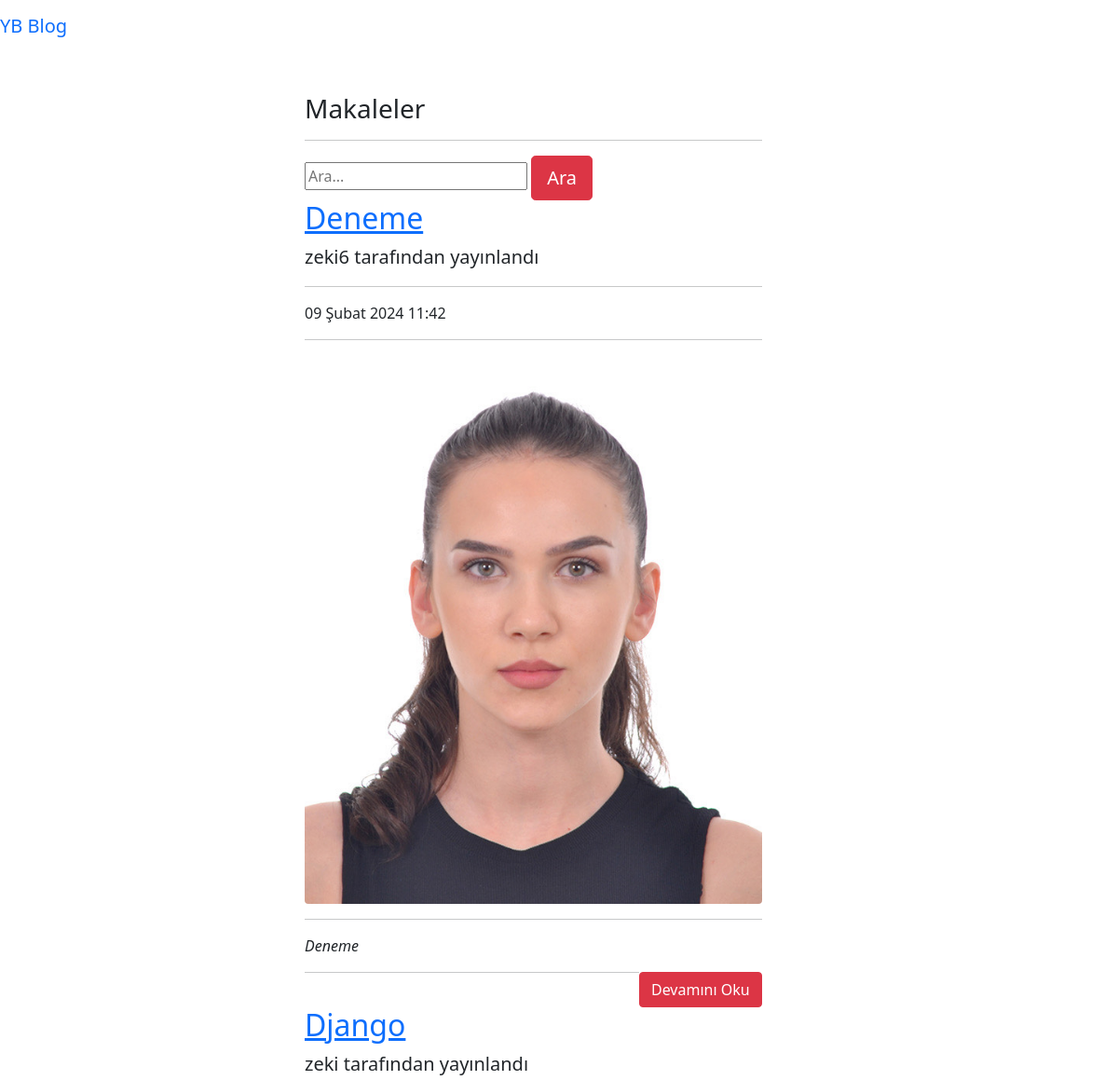
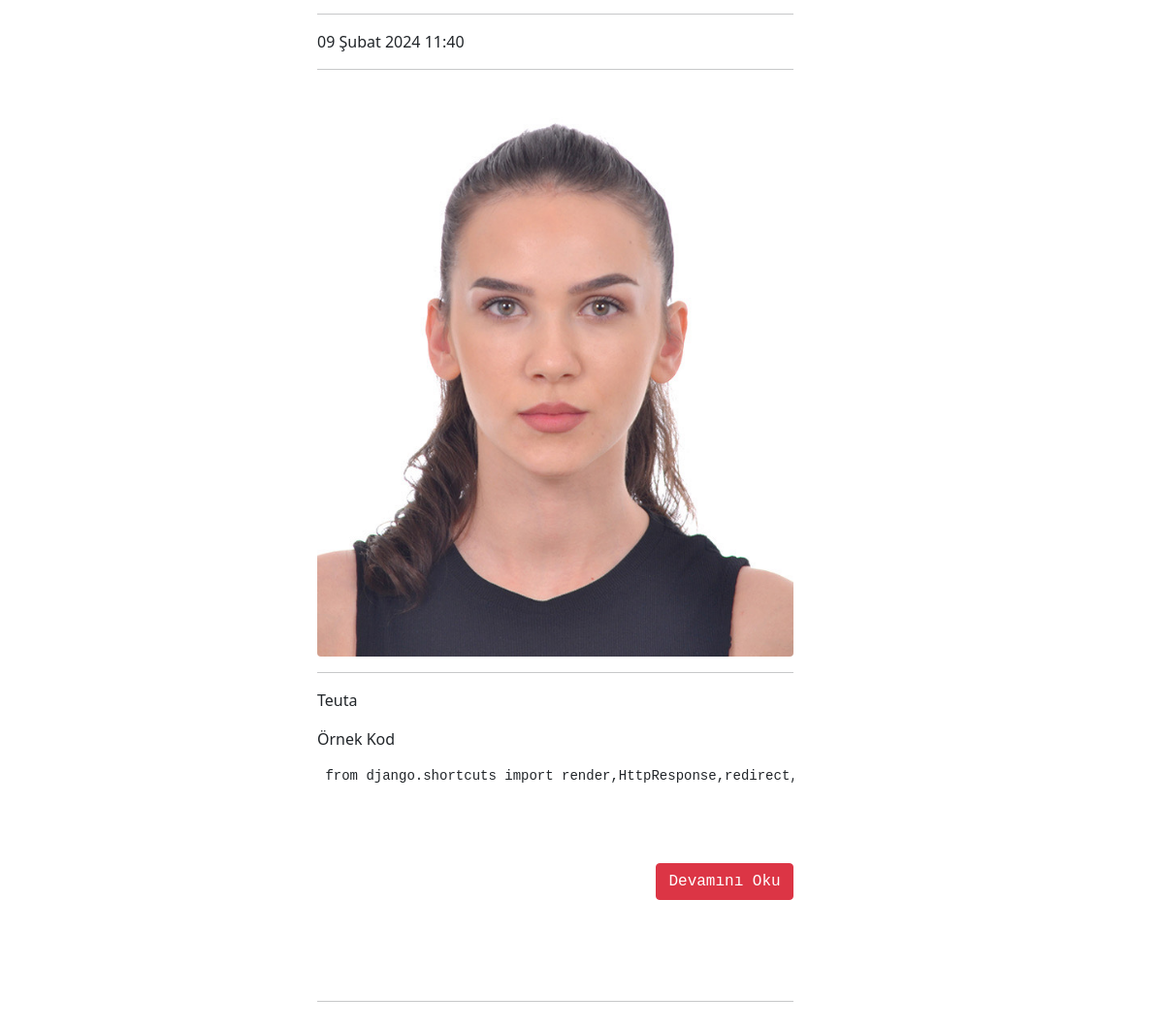
The app's page /articles/ with its own data (2 pictures, top to bottom).
### article/models.py (models this page shows, shortened)
class Article(models.Model):
    author = models.ForeignKey("auth.User",on_delete = models.CASCADE,verbose_name="Yazar")
    title = models.CharField(max_length = 50,verbose_name="Başlık")
    content = RichTextField()
    created_date = models.DateTimeField(auto_now_add=True,verbose_name="Oluşturulma Tarihi")
    article_image = models.FileField(blank = True,null = True,verbose_name="Makaleye Fotoğraf Ekleyin")
    class Meta:
        ordering = ["-created_date"]

### article/views.py (the view)
# urls.py: path("",views.articles,name = "articles"),
def articles(request):
    keyword = request.GET.get("keyword")
    if keyword:
        articles =Article.objects.filter(title__contains = keyword)
        return render(request,"articles.html",{"articles":articles})
    articles = Article.objects.all()
    return render(request,"articles.html",{"articles":articles})

### templates/articles.html (shortened to what this page needs)
{% extends "layout.html" %}
{% block body %}
<div class = "row">
    <div class="col-md-8 offset-md-3">
    <div class="col-lg-8">
    <h3>Makaleler</h3>
    <hr>
    </div>
    </div>
</div>
<div class = "row">
    <div class="col-md-8 offset-md-3">
        <div class="col-lg-8">
            <form>
                <input type="text" name = "keyword" class="input-sm" maxlength="64"  placeholder="Ara...">
                <button class="btn btn-lg btn-danger" type="submit">Ara</button>
            </form>
        </div>
    </div>
</div>
{% if articles %}
{% for article in articles  %}
<div class="row">
    <div class="col-md-8 offset-md-3">
            <div class="col-lg-8">
                <a href="{%url 'article:detail' article.id %}"> <h2>{{article.title}}</h2></a>
                <p class="lead">
                  {{article.author.username}} tarafından yayınlandı
                </p>
                <hr>
                <p>{{article.created_date}}</p>
                <hr>
                {% if article.article_image %}
                 <a href="/articles/article/{{article.id}}"><img class="img-fluid rounded" src="{{article.article_image.url}}" alt=""></a>
                {% endif %}
                <hr>
                <p class="lead">
                    {{article.content | safe | truncatewords:50}}
                </p>
                <a style ="float : right;" href="/articles/article/{{article.id}}" class ="btn btn-danger">Devamını Oku</a>
                <hr>
            </div>
    </div>
</div>
{% endfor %}
{% endif %}
{% endblock body %}

### templates/layout.html (shortened to what this page needs)
<!DOCTYPE html>
{% load static %}
<html lang="en">
<head>
    <link rel="stylesheet" href="{% static 'css/bootstrap.min.css' %}">
</head>
<body>
    {%include "includes/navbar.html"%}
    <div style = "margin-top : 100px; margin-bottom : 100px;" class = "container">
        {% block body %}
        {% endblock body %}
    </div>
</body>
</html>

### templates/includes/navbar.html (shortened to what this page needs)
<nav class="navbar navbar-toggleable-md navbar-inverse fixed-top bg-inverse">
      <a class="navbar-brand" href="{%url 'index' %}">YB Blog</a>
      <button class="navbar-toggler" type="button" data-toggle="collapse" data-target="#navbarCollapse" aria-controls="navbarCollapse" aria-expanded="false" aria-label="Toggle navigation">
        <span class="navbar-toggler-icon"></span>
      </button>
</nav>

### records on screen
Article: title "Deneme", author.username "zeki6", created_date "09 Şubat 2024 11:42", article_image (picture), content "Deneme"
Article: title "Django", author.username "zeki", created_date "09 Şubat 2024 11:40", article_image (picture), content "Teuta Örnek Kod from django.shortcuts import…"
